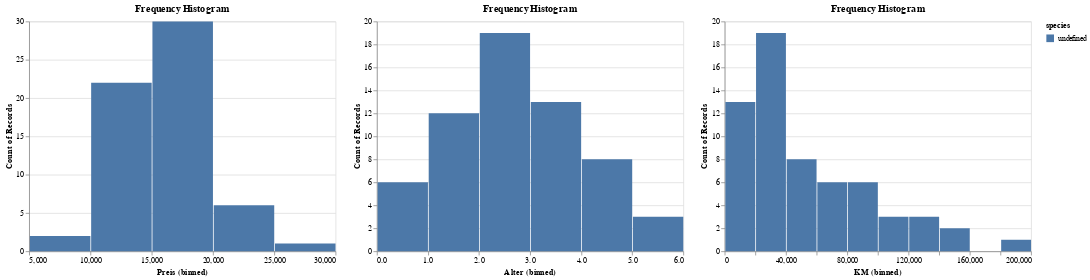

This figure's notebook cell:
### Code cell
alt.Chart(df, title="Frequency Histogram").mark_bar().encode(
    alt.X(alt.repeat("column"), type='quantitative',bin=True),
     y='count()',
    color='species:N'
).repeat(
    column=['Preis','Alter','KM']
)

### Figure 1 — Vega-Lite specification as saved in the notebook (floating-point values rounded to 4 significant figures)
{"config": {"view": {"continuousWidth": 400, "continuousHeight": 300}}, "repeat": {"column": ["Preis", "Alter", "KM"]}, "spec": {"data": {"name": "data-39f9811772bb6e80e6bed2a18e547576"}, "mark": "bar", "encoding": {"color": {"type": "nominal", "field": "species"}, "x": {"type": "quantitative", "bin": true, "field": {"repeat": "column"}}, "y": {"type": "quantitative", "aggregate": "count"}}, "title": "Frequency Histogram"}, "$schema": "https://vega.github.io/schema/vega-lite/v4.0.2.json", "datasets": {"data-39f9811772bb6e80e6bed2a18e547576": [{"obs": 1, "Preis": 16990, "Alter": 2.37, "KM": 46200}, {"obs": 2, "Preis": 14000, "Alter": 3.38, "KM": 92600}, {"obs": 3, "Preis": 18000, "Alter": 2.28, "KM": 35000}, {"obs": 4, "Preis": 14500, "Alter": 3.38, "KM": 73000}, {"obs": 5, "Preis": 14100, "Alter": 3.46, "KM": 84400}, {"obs": 6, "Preis": 13480, "Alter": 3.55, "KM": 137500}, {"obs": 7, "Preis": 18000, "Alter": 2.53, "KM": 23000}, {"obs": 8, "Preis": 12350, "Alter": 4.23, "KM": 73000}, {"obs": 9, "Preis": 23900, "Alter": 0.17, "KM": 1800}, {"obs": 10, "Preis": 15900, "Alter": 2.87, "KM": 40500}, {"obs": 11, "Preis": 11100, "Alter": 5.33, "KM": 120300}, {"obs": 12, "Preis": 17800, "Alter": 1.86, "KM": 35000}, {"obs": 13, "Preis": 11900, "Alter": 4.73, "KM": 73900}, {"obs": 14, "Preis": 17700, "Alter": 2.28, "KM": 25100}, {"obs": 15, "Preis": 14320, "Alter": 3.81, "KM": 67210}, {"obs": 16, "Preis": 15000, "Alter": 2.7, "KM": 51500}, {"obs": 17, "Preis": 17500, "Alter": 2.37, "KM": 35900}, {"obs": 18, "Preis": 10700, "Alter": 4.56, "KM": 144000}, {"obs": 19, "Preis": 16900, "Alter": 2.7, "KM": 22000}, {"obs": 20, "Preis": 24000, "Alter": 0.34, "KM": 5500}, {"obs": 21, "Preis": 16900, "Alter": 1.69, "KM": 31000}, {"obs": 22, "Preis": 17200, "Alter": 2.79, "KM": 27570}, {"obs": 23, "Preis": 28400, "Alter": 0.26, "KM": 1500}, {"obs": 24, "Preis": 15600, "Alter": 2.28, "KM": 21700}, {"obs": 25, "Preis": 15200, "Alter": 2.53, "KM": 27000}, {"obs": 26, "Preis": 10000, "Alter": 4.31, "KM": 100500}, {"obs": 27, "Preis": 8950, "Alter": 5.24, "KM": 132000}, {"obs": 28, "Preis": 14000, "Alter": 3.55, "KM": 97700}, {"obs": 29, "Preis": 18500, "Alter": 1.69, "KM": 28660}, {"obs": 30, "Preis": 21850, "Alter": 1.61, "KM": 25900}, {"obs": 31, "Preis": 13250, "Alter": 3.81, "KM": 58000}, {"obs": 32, "Preis": 15300, "Alter": 3.55, "KM": 73000}, {"obs": 33, "Preis": 20100, "Alter": 0.84, "KM": 18000}, {"obs": 34, "Preis": 18890, "Alter": 1.1, "KM": 13181}, {"obs": 35, "Preis": 19000, "Alter": 1.36, "KM": 19000}, {"obs": 36, "Preis": 18600, "Alter": 2.11, "KM": 27000}, {"obs": 37, "Preis": 10200, "Alter": 4.99, "KM": 90000}, {"obs": 38, "Preis": 17700, "Alter": 2.03, "KM": 33000}, {"obs": 39, "Preis": 18890, "Alter": 1.27, "KM": 22500}, {"obs": 40, "Preis": 14500, "Alter": 3.38, "KM": 49000}, {"obs": 41, "Preis": 18500, "Alter": 2.11, "KM": 25880}, {"obs": 42, "Preis": 19700, "Alter": 1.43, "KM": 14100}, {"obs": 43, "Preis": 6700, "Alter": 5.49, "KM": 142000}, {"obs": 44, "Preis": 19700, "Alter": 1.02, "KM": 12600}, {"obs": 45, "Preis": 15500, "Alter": 3.13, "KM": 39000}, {"obs": 46, "Preis": 14500, "Alter": 2.28, "KM": 83300}, {"obs": 47, "Preis": 12500, "Alter": 4.23, "KM": 59200}, {"obs": 48, "Preis": 11500, "Alter": 4.48, "KM": 118000}, {"obs": 49, "Preis": 17500, "Alter": 2.11, "KM": 29800}, {"obs": 50, "Preis": 18500, "Alter": 2.11, "KM": 19230}, {"obs": 51, "Preis": 10500, "Alter": 4.9, "KM": 107000}, {"obs": 52, "Preis": 19300, "Alter": 1.19, "KM": 5000}, {"obs": 53, "Preis": 22800, "Alter": 0.26, "KM": 5000}, {"obs": 54, "Preis": 10000, "Alter": 3.78, "KM": 188000}, {"obs": 55, "Preis": 12350, "Alter": 3.72, "KM": 75000}, {"obs": 56, "Preis": 14450, "Alter": 2.87, "KM": 90000}, {"obs": 57, "Preis": 16900, "Alter": 2.11, "KM": 55000}, {"obs": 58, "Preis": 19980, "Alter": 0.59, "KM": 1500}, {"obs": 59, "Preis": 20000, "Alter": 1.27, "KM": 16500}, {"obs": 60, "Preis": 18500, "Alter": 1.69, "KM": 29300}, {"obs": 61, "Preis": 14000, "Alter": 3.21, "KM": 56400}]}}
